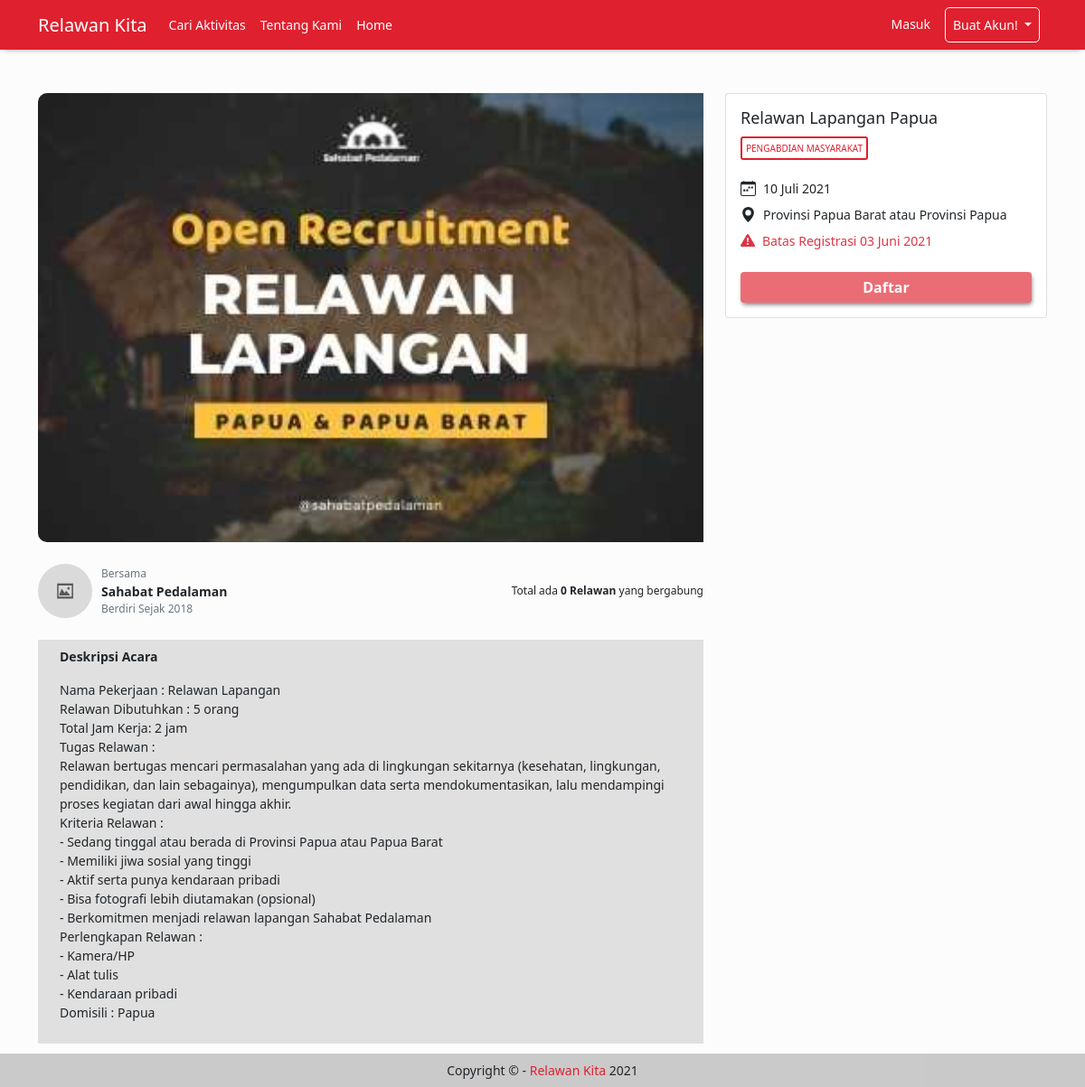
The app's page /ViewAktivitas.php?id_acara=9 with its own data.
### tables this page shows
CREATE TABLE `acara` (
  `id_acara` int(11) NOT NULL,
  `judul_acara` varchar(50) NOT NULL,
  `deskripsi_acara` text NOT NULL,
  `jumlah_kebutuhan` tinyint(5) UNSIGNED NOT NULL,
  `tanggal_batas_registrasi` date NOT NULL,
  `tanggal_acara` date NOT NULL,
  `lokasi` varchar(50) NOT NULL,
  `cover` varchar(255) NOT NULL,
  `id_jenis_acara` int(11) NOT NULL,
  `id_organisasi` int(11) NOT NULL
);

CREATE TABLE `organisasi` (
  `id_organisasi` int(11) NOT NULL,
  `email` varchar(255) NOT NULL,
  `password` varchar(50) NOT NULL,
  `role` enum('organisasi') NOT NULL,
  `nama` varchar(50) NOT NULL,
  `deskripsi_organisasi` text DEFAULT NULL,
  `tahun_berdiri` year(4) DEFAULT NULL
);

CREATE TABLE `jenis_acara` (
  `id_jenis_acara` int(11) NOT NULL,
  `nama_jenis_acara` varchar(50) NOT NULL
);

### db/connect.php (called while the page is built, shortened)
<?php
$host = 'localhost';
$admin = 'root';
$password = '';
$db = 'relawan_kita';
$dsn = "mysql:host=$host;dbname=$db";
try {
    $pdo = new PDO($dsn, $admin, $password);
    $pdo->setAttribute(PDO::ATTR_ERRMODE, PDO::ERRMODE_EXCEPTION);
    $pdo->setAttribute(PDO::ATTR_DEFAULT_FETCH_MODE, PDO::FETCH_ASSOC);
} catch (PDOException $e) {
    throw new PDOException($e->getMessage());
}
require_once 'crud.php';
$crud = new crud($pdo);

### db/crud.php (called while the page is built, shortened)
<?php
class crud
{
    private $db;
    function __construct($conn)
    {
        $this->db = $conn;
    }
    public function getAcaraById($id)
    {
        try {
            $sql = "SELECT * FROM acara
                    LEFT JOIN organisasi
                        USING(id_organisasi)
                    LEFT JOIN jenis_acara
                        USING(id_jenis_acara)
                    WHERE id_acara = $id";
            $result = $this->db->query($sql);
            return $result;
        } catch (PDOException $e) {
            echo $e->getMessage();
            return false;
        }
    }
}

### functions/convert-date.php (called while the page is built)
<?php
  function tgl_indo($tanggal){
    $bulan = array (
      1 =>   'Januari',
      'Februari',
      'Maret',
      'April',
      'Mei',
      'Juni',
      'Juli',
      'Agustus',
      'September',
      'Oktober',
      'November',
      'Desember'
    );
    $pecahkan = explode('-', $tanggal);
    return $pecahkan[2] . ' ' . $bulan[ (int)$pecahkan[1] ] . ' ' . $pecahkan[0];
  }
?>

### ViewAktivitas.php (the view, shortened to what this page needs)
<?php
require_once './db/connect.php';
require_once './includes/header.php';
require_once './functions/convert-date.php';
if (isset($_GET['id_acara'])) {
    $id = $_GET['id_acara'];
    $results = $crud->getAcaraById($id);
    $r = $results->fetch(PDO::FETCH_ASSOC);
    $id_acara = $r['id_acara'];
    $hasil = $pdo->query("SELECT COUNT(*) as total FROM status WHERE id_acara = $id_acara")->fetch(PDO::FETCH_ASSOC);
    $total_daftar = $hasil['total'];
} else {
    header("Location: CariAktivitas.php");
}
?>
<div class="row d-flex flex-row">
    <div class="col-md-8">
        <img src="./assets/images/<?= $r['cover'] == '' ? 'default.jpg' : 'cover/' . $r['cover']; ?>" alt="Foto Acara" class="img-fluid" style="width: 100%;max-height: 500px; object-fit: cover;">
        <div class="d-flex flex-row align-items-center justify-content-between my-4">
            <div class="col-6 d-flex flex-row align-items-center">
                <img src="assets/images/default.jpg" style="width: 60px; height: 60px; margin-right: 10px" class="rounded-circle" alt="Logo Organisasi">
                <div>
                    <small class="text-muted m-0 d-block">Bersama</small>
                    <p class="fw-bold m-0"><?= $r['nama']; ?></p>
                    <small class="text-muted m-0 d-block">Berdiri Sejak <?= $r['tahun_berdiri']; ?></small>
                </div>
            </div>
            <small>Total ada <b><?= $total_daftar; ?> Relawan</b> yang bergabung</small>
        </div>
        <div class="py-2" style="background-color: #E0E0E0;">
            <div class="container">
                <p class="fw-bold">Deskripsi Acara</p>
                <p style="white-space: pre-wrap;"><?= $r['deskripsi_acara']; ?></p>
            </div>
        </div>
    </div>
    <div class="col-md-4">
        <div class="card">
            <div class="card-body">
                <h5 class="card-title text-capitalize"><?= $r['judul_acara']; ?></h5>
                <span class="text-uppercase p-1" style="border: 2px solid #DF202E; color:#DF202E; font-size: 10px; border-radius: 3px"><?= $r['nama_jenis_acara']; ?></span>
                <div class="mt-4">
                    <div class="d-flex flex-row align-items-center mb-2">
                        <p class="ms-2 mb-0"><?= tgl_indo($r['tanggal_acara']); ?></p>
                    </div>
                    <div class="d-flex flex-row align-items-center mb-2">
                        <svg xmlns="http://www.w3.org/2000/svg" width="17" height="17" fill="currentColor" class="bi bi-geo-alt-fill" viewBox="0 0 16 16">
                            <path d="M8 16s6-5.686 6-10A6 6 0 0 0 2 6c0 4.314 6 10 6 10zm0-7a3 3 0 1 1 0-6 3 3 0 0 1 0 6z" />
                        </svg>
                        <p class="ms-2 mb-0"><?= $r['lokasi']; ?></p>
                    </div>
                    <div class="d-flex flex-row align-items-center mb-2">
                        <p class="ms-2 mb-0 text-danger">Batas Registrasi <?= tgl_indo($r['tanggal_batas_registrasi']); ?></p>
                    </div>
                    <div class=" mt-4">
                        <form method="POST" action="" class="d-grid">
                            <?php if (date("Y-m-d") >  $r['tanggal_batas_registrasi']) : ?>
                                <button type="submit" name="submit" class="btn text-white p-1 btn-block bg-color-red fw-bold not-allowed" style="box-shadow: 1px 3px 5px -1px rgba(0, 0, 0, 0.8);" disabled>Daftar</button>
                            <?php else : ?>
                                <button type="submit" name="submit" class="btn text-white p-1 btn-block bg-color-red fw-bold" style="box-shadow: 1px 3px 5px -1px rgba(0, 0, 0, 0.8);">Daftar</button>
                            <?php endif ?>
                        </form>
                    </div>
                </div>
            </div>
        </div>
    </div>
</div>
<?php require_once './includes/footer.php'; ?>

### styles/stylesheet.css (style rules this page uses)
* { box-sizing: border-box; margin: 0; padding: 0; }
body { font-family: "Segoe UI", Tahoma, Geneva, Verdana, sans-serif; height: 100%; background-color: rgb(252, 252, 252); }
p, a, label { font-size: 14px; }
small { font-size: 12px; }
h5 { font-size: 18px; }
.not-allowed { cursor: not-allowed ; pointer-events: all !important; }
.bg-color-red { background-color: #DF202E !important; }
img.img-fluid { border-bottom-left-radius: 10px; border-top-left-radius: 10px; }

### records on screen
acara: cover (picture), id_organisasi.nama "Sahabat Pedalaman", id_organisasi.tahun_berdiri "2018", deskripsi_acara "Nama Pekerjaan : Relawan Lapangan Relawan Dibutuhkan : 5 orang Total Jam Kerja: 2 jam Tugas Relawan : Relawan bertugas mencari permasalahan yang ada di lingkungan sekitarnya (kesehatan, lingkungan, pendidikan, dan lain sebagainya), mengumpulkan data serta mendokumentasikan, lalu mendampingi proses kegiatan dari awal hingga akhir. Kriteria Relawan : - Sedang tinggal atau berada di Provinsi Papua atau Papua Barat - Memiliki jiwa sosial yang tinggi - Aktif serta punya kendaraan pribadi - Bisa fotografi lebih diutamakan (opsional) - Berkomitmen menjadi relawan lapangan Sahabat Pedalaman Perlengkapan Relawan : - Kamera/HP - Alat tulis - Kendaraan pribadi Domisili : Papua", judul_acara "Relawan Lapangan Papua", id_jenis_acara.nama_jenis_acara "PENGABDIAN MASYARAKAT", tanggal_acara "10 Juli 2021", lokasi "Provinsi Papua Barat atau Provinsi Papua", tanggal_batas_registrasi "03 Juni 2021"

### other values on screen
$total_daftar "0"
